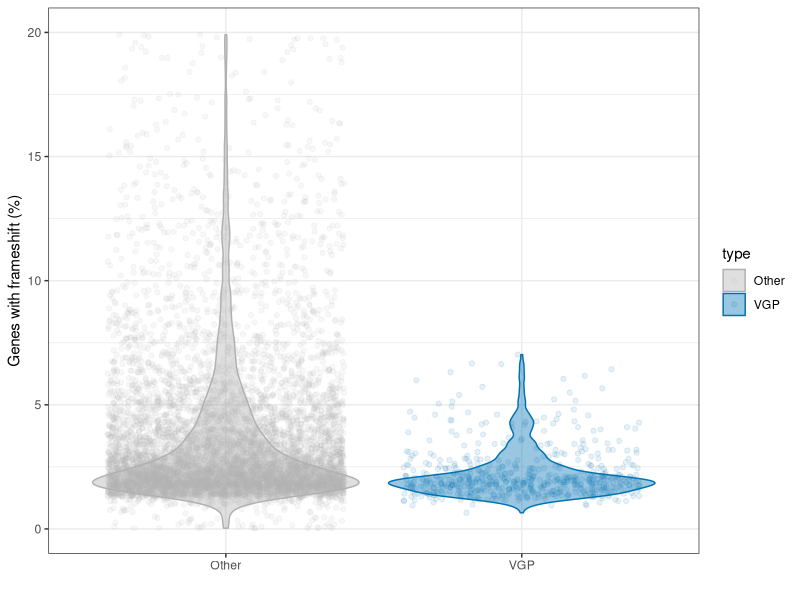
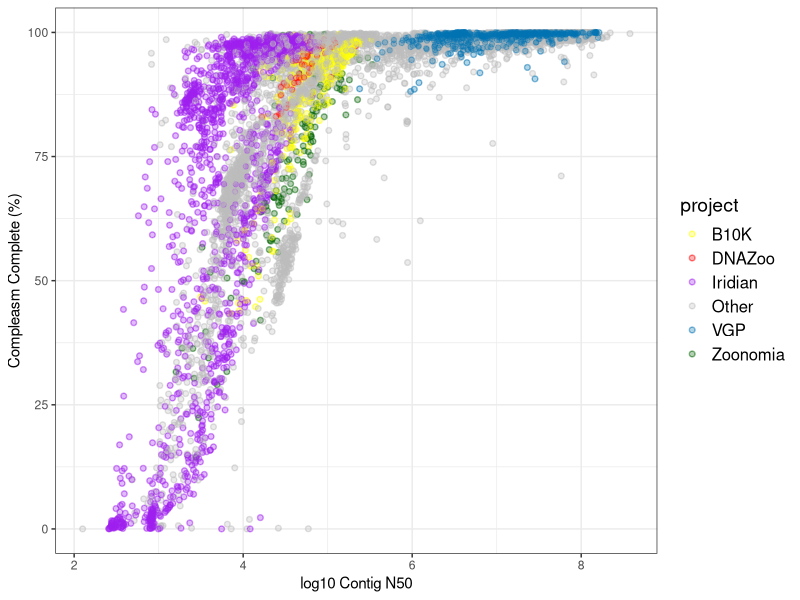
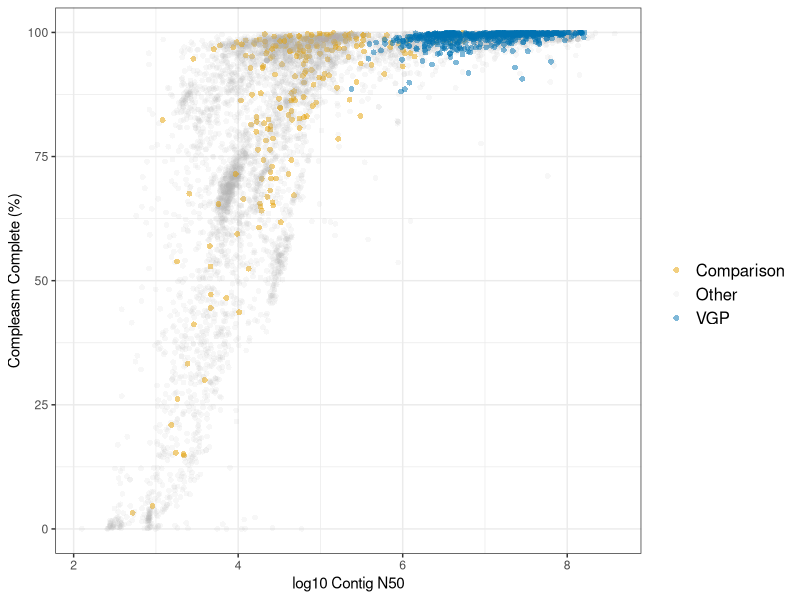

These charts were generated, in order, by the following R code:

library('ggplot2')
library(dplyr)
library(scales)
library(tidyr)
library(stringr)

genbank_dataDF<-read.table(file = 'genbank_genomesData.tsv',header = T,sep = '\t',colClasses = c(accession='character'))
my_colors <- c(
  "#B0B0B0","#0072B2","" # highlight
)
#Show percentage of BUSCO genes detected in each genome containing frameshift mutations for VGP genomes and other vertebrate genomes on GenBank
p<-ggplot(data=genbank_dataDF,aes(x=type,y=100*compleasm_frameshift/3390,color=type,fill=type))+
  geom_jitter(height=0,alpha=0.1)+ylab("Genes with frameshift (%)")+xlab('')+scale_color_manual(values=my_colors)+scale_fill_manual(values=my_colors)+
  theme_bw()+geom_violin(alpha=0.4,scale = 'width')+ylim(c(0,20))
ggsave('Ext3a_frameshiftGenbank',plot=p,dpi=1200)

#Show genome completeness vs contig N50, coloured by "large" sequencing project
p<-ggplot(data=genbank_dataDF,aes(x=log10(contig_n50),y=100*compleasm_complete/3390,color=project))+
  geom_point(shape=1, stroke=0.7, alpha=0.4) +  # Hollow colored rings
  geom_point(alpha=0.3) +  # Filled bubbles
  theme_bw()+#annotate('rect',xmin=6,ymin=90,xmax=8.5,ymax=100,fill=NA,color='black',size=0.1)+
  ylab('Compleasm Complete (%)')+xlab('log10 Contig N50')+
  ylim(c(00,100))+scale_color_manual(values=c('yellow','red','purple','grey','#0072B2','darkgreen'))+
  theme(
    legend.title = element_text(size = 14),  # Legend title font size
    legend.text = element_text(size = 12)    # Legend items font size
  )
ggsave('Ext3g_bubblePerProject',plot=p,dpi=1200)

#Show the same plot, but this time only colouring the VGP set and those from the same species used for comparisons in other analysis

ext_comp<-data.frame(read.delim(file = 'ext_compar.txt',header = T))
ext_acc<-c()
for (i in c(1:dim(ext_comp)[1])){
  ext_acc<-c(ext_acc,unlist(strsplit((ext_comp[i,]),"_"))[2])
}
for (i in c(1:dim(ext_comp)[1])){
  ext_acc[i]<-unlist(strsplit((ext_acc[i]),"\\."))[1]
}
my_colors <- c(
  "#E69F00","#B0B0B0","#0072B2","" # highlight
)
genbank_dataDF$type[genbank_dataDF$accession %in% ext_acc]="Comparison"
p<-ggplot(genbank_dataDF, aes(
  x = log10(contig_n50),
  y = 100 * compleasm_complete / 3390,
  color = type,
  alpha = type  # map alpha to Type
)) +
  geom_point(shape = 16, stroke = 0.7) +
  theme_bw() +
  labs(color = "", alpha = "") +
  ylab("Compleasm Complete (%)") +
  xlab("log10 Contig N50") +
  ylim(c(0, 100)) +
  scale_color_manual(values = my_colors) +
  scale_alpha_manual(values = c(
    "Other" = 0.1,       # background grey → very faint
    "Comparison" = 0.5,  # orange → stronger
    "VGP" = 0.5          # blue → strongest
  )) +
  theme(
    legend.title = element_text(size = 14),
    legend.text = element_text(size = 12)
  )
ggsave('Ext3f_bubbleWithComparators',plot=p,dpi=1200)
